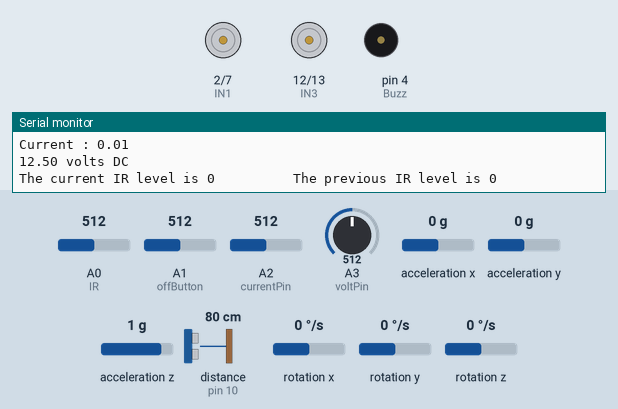
Bench run of a sketch on a simulated Arduino Uno, built with avr-gcc and run on an emulated ATmega328P. Shown: motor-driver pin pairs drawn as motors (green arrow = first pin HIGH = forward, orange = second pin HIGH = backward, longer = more drive, scaled by the enable pin), buzzer (waves = sounding, pin HIGH), the last lines printed to the serial monitor. The test bench sets the inputs (shaded band); at power-on: A1 (offButton) = 512, rotation z 0 °/s, A0 (IR) = 512, A2 (currentPin) = 512, A3 (voltPin) = 512, acceleration x 0 g, acceleration y 0 g, acceleration z 1 g, distance to the obstacle (sensor on pin 10) 80 cm, rotation x 0 °/s, rotation y 0 °/s. The echo pulse lasts 58.3 µs per cm; pins used as bus, display or sensor lines are not drawn.

Above: at 3.2 s.
3.3 s: A1 (offButton) set to 484
At 4.5 s:
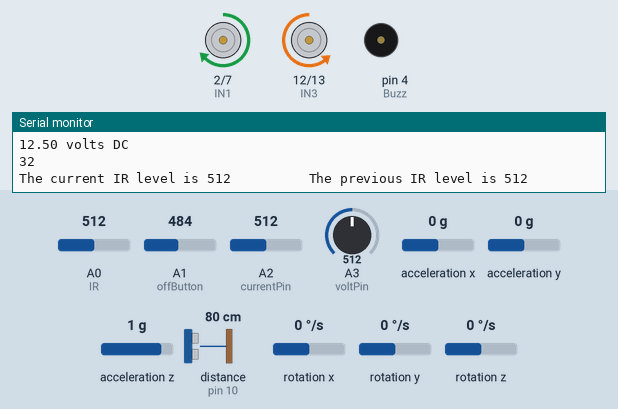
4.8 s: rotation z set to -100 °/s
At 5.3 s:
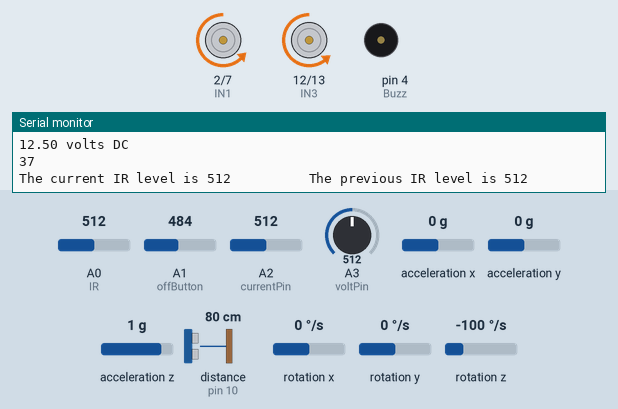
6.3 s: rotation z set to 42 °/s
9.3 s: rotation z set to 48 °/s
At 10.5 s:
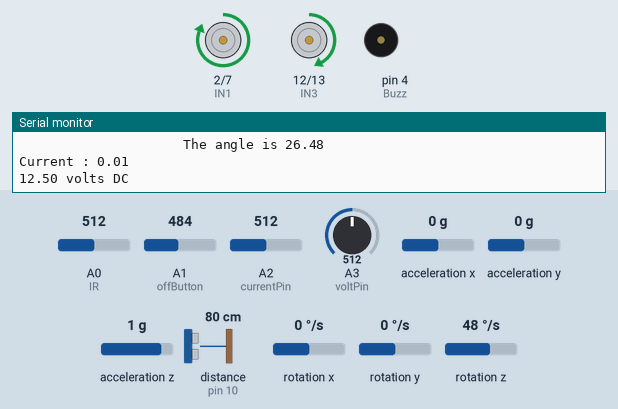
11.5 s: rotation z set to -21 °/s
14.5 s: rotation z set to -27 °/s
At 17.0 s:
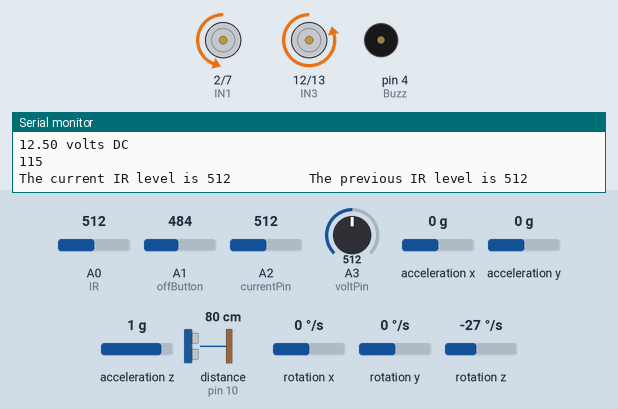
Timing chart, 0 to 18.1 s (numbered marks = the images above; inputs shaded):
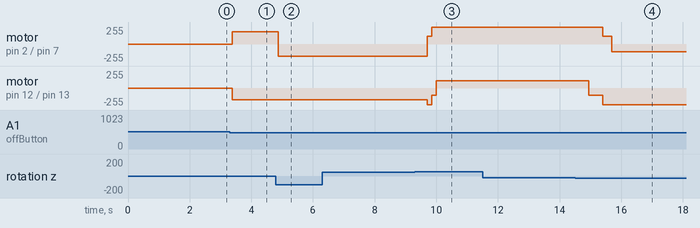

The sketch:

Auto_Tractor_Main.ino
```cpp
#include <MPU6050_light.h>
#include <Wire.h>
#include <SoftwareSerial.h>

MPU6050 mpu(Wire);

int timer = 0;

// the pin for the IR sensor
int IR = A0;

// the pins for the L298N motor driver
int ENA = 6;
int ENB = 5;
int IN1 = 2;
int IN2 = 7;
int IN3 = 12;
int IN4 = 13;

// the pin for the on/off button
int offButton = A1;
int button;
int prevButton;
int start = 0;

int Trig = 9;
int Echo = 10;
int Buzz = 4;

long rawPulse;
int distance;
int obstacle = 0;

int straight;
int right;
int left;

float angle;
float prevAngle;
float desiredAngle = 0;
int dt;
int currTime;
int prevTime;

int rightSpeed = 185;
int leftSpeed = 178;

float error = 0;
int integral = 0;

int calibCount = 0;

// counts the sequential turns
int turnCount = 0;
int masterCount = 0;

int currLight = 0;
int prevLight = 0;

int wait = 25;

char drive = 0;

// initializations for bluetooth communication
SoftwareSerial HM10(8,11); //changed to pins 8 and 11
char appData;
String inData = "";


// battery charge things
int currentPin = A2;
int voltPin = A3;

float current = 0;
float voltage = 0;

int adc = 0;

float vout = 0.0; //do not change
float vin = 0.0; //do not change
float R1 = 30000.0; //onboard resistor 1 value
float R2 = 7500.0; //onboard resistor 2 value
int svalue = 0; //do not change


void setup() {
  // put your setup code here, to run once:
  Serial.begin(9600);

  //initialize each of the H-bridge configuration pins
  pinMode(IN1, OUTPUT);
  pinMode(IN2, OUTPUT);
  pinMode(IN3, OUTPUT);
  pinMode(IN4, OUTPUT);

  // initialize PWM control pins
  pinMode(ENA, OUTPUT);
  pinMode(ENB, OUTPUT);

  // initialize stop button to stop the loop
  //pinMode(offButton, INPUT);

  // initialize the IR pin as an input
  pinMode(IR, INPUT);

  digitalWrite(IN1, LOW);
  digitalWrite(IN2, LOW);
  digitalWrite(IN3, LOW);
  digitalWrite(IN4, LOW);

  //initialize the trigger and echo pins
  pinMode(Trig, OUTPUT);
  pinMode(Echo, INPUT);
  pinMode(Buzz, OUTPUT);

  Wire.begin();

  byte status = mpu.begin();
  Serial.print(F("MPU6050 status: "));
  Serial.println(status);
  while(status!=0){ } // stop everything if could not connect to MPU6050

  Serial.println(F("Calculating offsets, do not move MPU6050"));
  delay(1000);
  mpu.calcOffsets(true,true); // gyro and accelero
  Serial.println("Done!\n");

  // Bluetooth communication rate
  HM10.begin(9600);

  pinMode(currentPin, INPUT);
  pinMode(voltPin, INPUT);
}

void loop() {
  // put your main code here, to run repeatedly:

  drive = bluetooth();

  currTime = millis();
  dt = currTime - prevTime;

  mpu.update();

  start = run();

  int adc = analogRead(currentPin);
  float voltage = adc*5/1023.0;
  float current = (voltage-2.5)/0.185;
  Serial.print("Current : ");
  Serial.println(current);

  svalue = analogRead(voltPin);
  vout = (svalue * 5.0) / 1024.0;
  vin = vout / (R2/(R1+R2));
  Serial.print(vin,2); // prints the voltage
  Serial.println(" volts DC"); // prints the words "volts DC"


  if(start == 0 || drive == 'S'){

    brake();

    start = 0;
    drive = '0';

  } else if (start == 1 || drive == 'G'){

    start = 1;
    drive = '0';

    obstacle = ultrasonic();
    currLight = analogRead(IR);
    //Serial.println(currLight);

    if(obstacle == 1){
      brake();
      digitalWrite(Buzz, HIGH);
      digitalWrite(Buzz, LOW);
    }else{
      digitalWrite(Buzz, LOW);

      angle = mpu.getAngleZ();

      // may turn early do to unsigned int, typecast later if needed
      if(currLight < (prevLight - 100) && turnCount < 2 && wait > 15){
        desiredAngle = desiredAngle + 90.5;
        turnCount += 1;
        masterCount += 1;
        wait = 0;
      } else if(currLight < (prevLight - 100) && turnCount < 4 && wait > 15){ // && prevLight > 400
        desiredAngle = desiredAngle - 90.5;
        turnCount += 1;
        masterCount += 1;
        if(turnCount == 4){
          turnCount = 0;
        }
        wait = 0;
      } else{
        Serial.println(wait);
        wait += 1;
      }
      //Serial.println(angle);
      drivePID(angle, prevAngle, desiredAngle, dt);
      prevAngle = angle;

      if(timer < 1){
        timer++;
      } else{
        prevLight = currLight;
        timer = 0;
      }

    }


  }
  Serial.print("The current IR level is ");
  Serial.print(currLight);
  Serial.print("          The previous IR level is ");
  Serial.println(prevLight);

  Serial.print("                     The angle is ");
  Serial.println(angle);

  prevTime = currTime;
}


void drivePID(float currYaw, float prevYaw, float desiredYaw, int dt) {

  int kp;
  static int turning = 0;

  // Directions of left motor compared to inputs IN1 and IN2
  // IN1'IN2' = off
  // IN1'IN2 = Reverse
  // IN1IN2' = Forward
  // IN1IN2 = off

  // Directions of right motor compared to inputs IN3 IN4
  // IN3'IN4' = off
  // IN3'IN4 = Forward
  // IN3IN4' = Reverse
  // IN3IN4 = off

  // positive yaw is counterclockwise

  error = desiredYaw - currYaw;

  if((error) > 10 || turning > 0 && error > 6){
    turning = 1;

    // Turn immediately to the left
    digitalWrite(IN1, LOW);
    digitalWrite(IN2, HIGH);
    digitalWrite(IN3, LOW);
    digitalWrite(IN4, HIGH);

    // turn left P term
    kp = 0.4;
  }else if((error) < -10 || turning > 0 && error < -8){
    turning = 1;

    // Turn immediately to the right
    digitalWrite(IN1, HIGH);
    digitalWrite(IN2, LOW);
    digitalWrite(IN3, HIGH);
    digitalWrite(IN4, LOW);


    if(turning > 0){
      turning += -1;
    }


    // turn right P term
    kp = 0.4;
  } else if(abs(error) <= 15){
    turning = 0;

    // Drive both wheels forward
    digitalWrite(IN1, HIGH);
    digitalWrite(IN2, LOW);
    digitalWrite(IN3, LOW);
    digitalWrite(IN4, HIGH);

    // Drive straight P term
    kp = 50;

  }

  if(currYaw == 0){
    rightSpeed = 185;
    leftSpeed = 178;
  }


  // calculate the desired speed of the right motor
  rightSpeed = rightSpeed - kp * (error);
  if(rightSpeed > 255){
    rightSpeed = 255;
  }else if (rightSpeed < 115){
    rightSpeed = 115;
  }

  // calculate the desired speed of the left motor
  leftSpeed = leftSpeed + kp * (error);
  if(leftSpeed > 248){
    leftSpeed = 248;
  }else if (leftSpeed < 108){
    leftSpeed = 108;
  }
  /*
  int ki = 1;

  integral += ki * error;
  rightSpeed = rightSpeed - integral;
  leftSpeed = leftSpeed + integral;
  */
  // set motor speed
  analogWrite(ENA, rightSpeed);
  analogWrite(ENB, leftSpeed);
}

// stops the tractor
void brake() {
  analogWrite(ENA, 0);
  analogWrite(ENB, 0);
}

// detects if the button has been pressed and
int run() {
  static int start = 0;

  button = analogRead(offButton);

  if(button <= 500 && prevButton > 500 && start == 0){
    start = 1;
    //Serial.println("on xxxxxxxxxxxxxxxxxxxxxxxxxxxxxxxxx");
  } else if(button <= 500 && prevButton > 500 && start != 0){
    start = 0;
    //Serial.println("off");
  }

  prevButton = button;

  return start;
}

int ultrasonic(){
  // set the trigger low for 2us to ensure that the signal is clear
  digitalWrite(Trig, LOW);
  delayMicroseconds(2);

  // set trigger high for 10us
  digitalWrite(Trig, HIGH);
  delayMicroseconds(10);
  digitalWrite(Trig, LOW);

  // gets the time it took in microseconds
  rawPulse = pulseIn(Echo, HIGH);

  // sound travels at about 343m/s, so to get the distance in centimeters
  // one must multiply the time in microseconds it took to retrieve the echo by 0.0343cm/us and divide by two since the signal away from and to the sensor
  distance = (rawPulse * 0.0343)/2;


  static int i = 0;

  i++;
/*
  if(i>500){
    Serial.print("The distance in centimeters is ");
    Serial.print(distance);
    Serial.print("\n");
    i = 0;
  }
  */
  if(distance < 10){
    obstacle = 1;
  }else{
    obstacle = 0;
  }

  return obstacle;
}

int bluetooth(){

  static int drive = 0;

  HM10.listen();  // listen the HM10 port
  if (HM10.available() > 0){
    Serial.println("reading...");
    HM10.write("reading...");
  }

  while (HM10.available() > 0){
    //Serial.println("TEST");
    appData = HM10.read();
    inData = String(appData);  // save the data in string format
    //Serial.write(appData);
    //Serial.println(inData);
  }
  if( inData == "S")
  {
  Serial.println("Tractor stopped");
  HM10.write("Tractor stopped");
  //insert tractor instructions for switching off
  drive = 0;
  }
  if ( inData == "G")
  {
  Serial.println("Tractor Moving..");
  HM10.write("Tractor moving");
  //insert tractor instructions for On
  drive = 1;
  }

  inData = "";
  return drive;
}

// Turn function
void turn(float currYaw, float prevYaw, int dt){
  // left yaw is positive, right yaw is negative

  // turn left currYaw + 90
  digitalWrite(IN1, LOW);
  digitalWrite(IN2, HIGH);
  digitalWrite(IN3, LOW);
  digitalWrite(IN4, HIGH);


  // turn right currYaw - 90
  digitalWrite(IN1, HIGH);
  digitalWrite(IN2, LOW);
  digitalWrite(IN3, HIGH);
  digitalWrite(IN4, LOW);


}
```

Measured:
- the behaviour switches between 501 and 500 on A1 (offButton) (found by bisection; images 0 and 1)
- the behaviour switches between 47 and 48 °/s on rotation z (found by bisection; images 2 and 3)
- the behaviour switches between -24 and -25 °/s on rotation z (found by bisection; images 3 and 4)
- after the input at 3.3 s, motor on pin 2 (IN1) / pin 7 (IN2): stopped → forward 185/255 after 0.08 s; motor on pin 12 (IN3) / pin 13 (IN4): stopped → backward 178/255 after 0.08 s
- after the input at 4.8 s, motor on pin 2 (IN1) / pin 7 (IN2): forward 185/255 → backward 185/255 after 0.07 s
